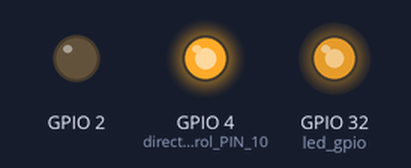
The program below on a simulated ESP32. Shown: output pins drawn as LEDs (lit = HIGH).

Above: at 0.1 s.
Timing chart, 0 to 1.6 s (numbered marks = the images above):
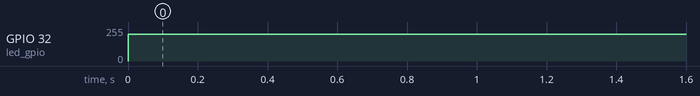

Measured:
- by itself, GPIO 32 (led_gpio): 0/255 → 199/255 at 0.00 s

The program:

main.cpp
```cpp
#include <Arduino.h>
/*
void setup() {
  Serial.begin(115200);
  pinMode(10, OUTPUT); //direction control PIN 10 with direction wire
  pinMode(11, OUTPUT); //PWM PIN 11  with PWM wire

}

void loop() {

  ledcWrite(11,254);

}
*/
const byte led_gpio = 32;
int brightness = 200;
void setup() {

  ledcSetup(0, 8000, 8);
  ledcAttachPin(led_gpio , 0);
  Serial.begin(115200);
  pinMode(2, OUTPUT);
  pinMode(4, OUTPUT); //direction control PIN 10 with direction wire
}

void loop() {
  digitalWrite(4 , HIGH);
  digitalWrite(2 , LOW);
  ledcWrite(0,brightness);
  delay(5000);
}
/*
#include <Arduino.h>
int i = 0;
unsigned long time = 0;
bool flag = HIGH;

void setup() {
  Serial.begin(115200);
  pinMode(10, OUTPUT); //direction control PIN 10 with direction wire
  pinMode(11, OUTPUT); //PWM PIN 11  with PWM wire
}

void loop() {
  // put your main code here, to run repeatedly:
  if (millis() - time > 5000)  {
    flag = !flag;
    digitalWrite(10, flag);
    time = millis();
  }
  if (Serial.available())  {
    analogWrite(11, Serial.parseInt());  //input speed (must be int)
    delay(200);
  }
  for(int j = 0;j<8;j++)  {
    i += pulseIn(9, HIGH, 500000); //SIGNAL OUTPUT PIN 9 with  white line,cycle = 2*i,1s = 1000000us，Signal cycle pulse number：27*2
  }
  i = i >> 3;
  Serial.print(111111 / i); //speed   r/min  (60*1000000/(45*6*2*i))
  Serial.println("  r/min");
  i = 0;
}
*/
```
